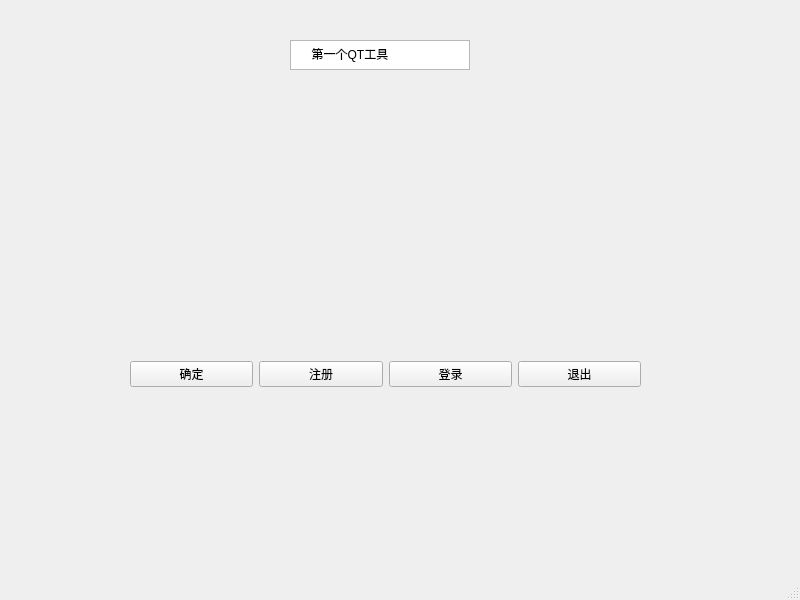
<?xml version="1.0" encoding="UTF-8"?>
<ui version="4.0">
 <class>MainWindow</class>
 <widget class="QMainWindow" name="MainWindow">
  <property name="geometry">
   <rect>
    <x>0</x>
    <y>0</y>
    <width>800</width>
    <height>600</height>
   </rect>
  </property>
  <property name="windowTitle">
   <string>MainWindow</string>
  </property>
  <widget class="QWidget" name="centralwidget">
   <widget class="QWidget" name="horizontalLayoutWidget">
    <property name="geometry">
     <rect>
      <x>130</x>
      <y>330</y>
      <width>511</width>
      <height>89</height>
     </rect>
    </property>
    <layout class="QHBoxLayout" name="horizontalLayout">
     <item>
      <widget class="QPushButton" name="pushButton">
       <property name="text">
        <string>确定</string>
       </property>
      </widget>
     </item>
     <item>
      <widget class="QPushButton" name="pushButton_4">
       <property name="text">
        <string>注册</string>
       </property>
      </widget>
     </item>
     <item>
      <widget class="QPushButton" name="pushButton_3">
       <property name="text">
        <string>登录</string>
       </property>
      </widget>
     </item>
     <item>
      <widget class="QPushButton" name="pushButton_2">
       <property name="text">
        <string>退出</string>
       </property>
      </widget>
     </item>
    </layout>
   </widget>
   <widget class="QPlainTextEdit" name="plainTextEdit">
    <property name="geometry">
     <rect>
      <x>290</x>
      <y>40</y>
      <width>180</width>
      <height>30</height>
     </rect>
    </property>
    <property name="plainText">
     <string>     第一个QT工具</string>
    </property>
   </widget>
  </widget>
  <widget class="QMenuBar" name="menubar">
   <property name="geometry">
    <rect>
     <x>0</x>
     <y>0</y>
     <width>800</width>
     <height>26</height>
    </rect>
   </property>
  </widget>
  <widget class="QStatusBar" name="statusbar"/>
 </widget>
 <resources/>
 <connections/>
</ui>
